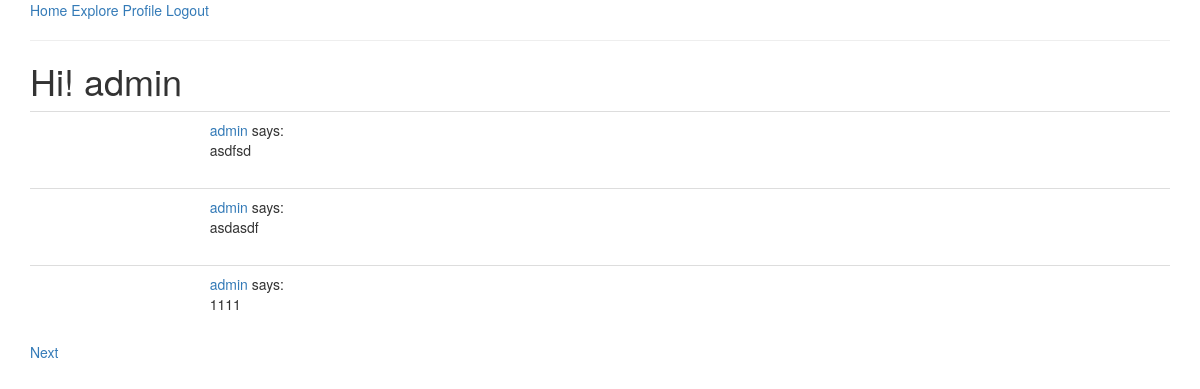
The page /explore (signed in) on the database as committed earlier.
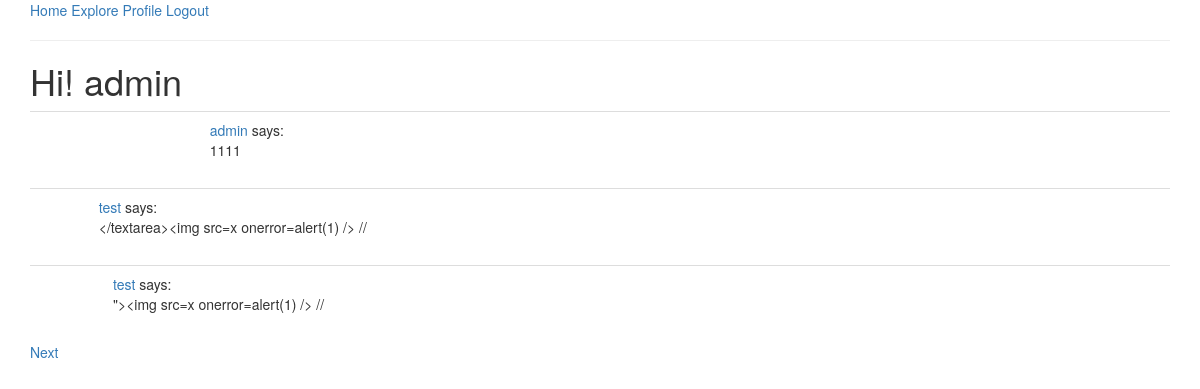
The same page on the database as committed later.
### app/models.py (models this page shows, shortened)
class Post(db.Model):
    id = db.Column(db.Integer,primary_key=True)
    user_id = db.Column(db.Integer,db.ForeignKey('user.id'))  # 这里对应的是相关联的表 user的id 和user——id 进行绑定 所以是 user.id
    timestamp = db.Column(db.DateTime,default=datetime.utcnow(),index=True)
    content = db.Column(db.String(length=150))

class User(UserMixin,db.Model):   # User 继承 db.Model 是所有类型的基类  UserMixin 这个是基类包含了四种校验属性
    id = db.Column(db.Integer,primary_key=True)
    username = db.Column(db.String(length=10),index=True,unique=True)
    password_hash = db.Column(db.String(length=128))
    email = db.Column(db.String(length=50),index=True,unique=True)
    posts = db.relationship("Post",backref="author",lazy="dynamic")    # backref 有点类似快捷方式 这里是一对多关系 因为一个人可以发多个post 我们在post里面建立一个联系到user
    about_me = db.Column(db.String(150))
    last_seen = db.Column(db.DateTime,default=datetime.utcnow)
    followed = db.relationship('User',secondary=followers,
                               primaryjoin=(followers.c.follower_id == id),
                               secondaryjoin=(followers.c.followed_id == id),
                               backref=db.backref('followers',lazy='dynamic'),lazy='dynamic')  # 返回的类型是一个列表 对followers表进行了一个关联  返回对数据是列表

### app/routes.py (the view)
@app.route('/explore')
@login_required
def explore():
    page = request.args.get('page',1,type=int)   # 首先获取 page的参数
    posts = Post.query.order_by(Post.timestamp.desc()).paginate(page,app.config['POST_PRE_PAGE'],False)
    next_url = url_for('explore',page=posts.next_num) \
        if posts.next_num else None
    prev_url = url_for('explore',page=posts.prev_num) \
        if posts.prev_num else None
    return render_template('index.html',posts=posts.items,title="Explore",next_url=next_url,prev_url=prev_url)   # 返回的是一个实例 通过items方法获取列表

### app/models.py (called while the page is built)
@login.user_loader
def load_user(id):
    return User.query.get(int(id))

### app/routes.py (called while the page is built)
@app.before_request
def before_request():   # 将时间 和 表单里面进行一个联系  利用 app.before_request 在试图函数之前进行一个运行
    if current_user.is_authenticated:
        current_user.last_seen = datetime.utcnow()
        db.session.commit()

### app/templates/index.html (shortened to what this page needs)
{% extends "base.html" %}
{% import "bootstrap/wtf.html" as wtf %}
{% block app_content %}
    <h1>Hi! {{current_user.username}}</h1>
    {% for post in posts %}
        {% include "_post.html" %}
    {% endfor %}
    {% if next_url %}
    <a href="{{next_url}}">Next</a>
    {% endif %}
{% endblock %}

### app/templates/_post.html (shortened to what this page needs)
<table class="table table-hover">
    <tr>
        <td>
        </td>
        <td>
            <a href="{{url_for('user',username=post.author.username)}}">{{post.author.username}}</a>
            says:
            <br>
            {{post.content}}
        </td>
    </tr>
</table>

Rows that differ between the two databases and show on the page:
no longer on this page (row unchanged): Post: author.username "admin", content "asdfsd"
no longer on this page (row unchanged): Post: author.username "admin", content "asdasdf"
added Post: author.username "test", content "</textarea><img src=x onerror=alert(1) /> //"
added Post: author.username "test", content "\"><img src=x onerror=alert(1) /> //"
